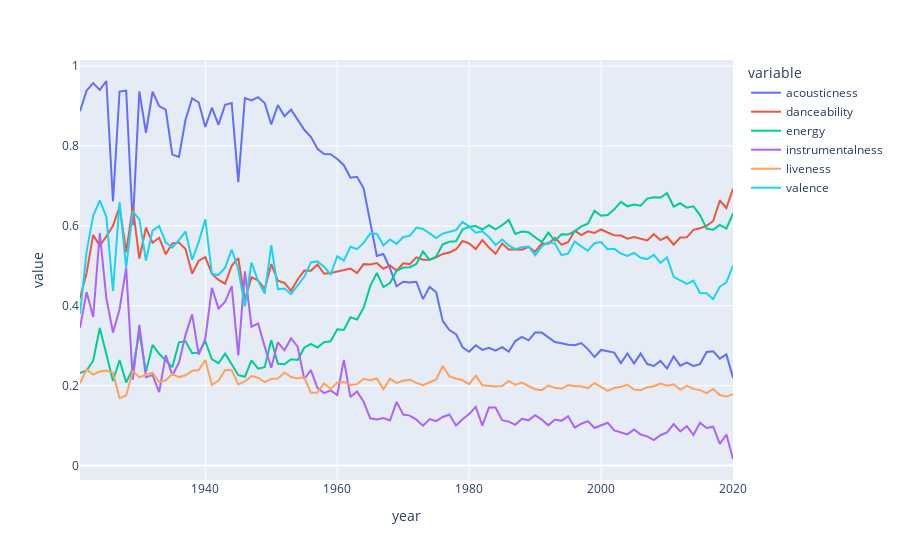

Here is the notebook cell this chart was saved with:
### Code cell
# Define a list of sound-related features you want to visualize over time

sound_features = ['acousticness', 'danceability', 'energy', 'instrumentalness', 'liveness', 'valence']
fig = px.line(year_df, x='year', y=sound_features)
fig.show()
# Create a line plot using Plotly Express to visualize how these sound features change over the years
